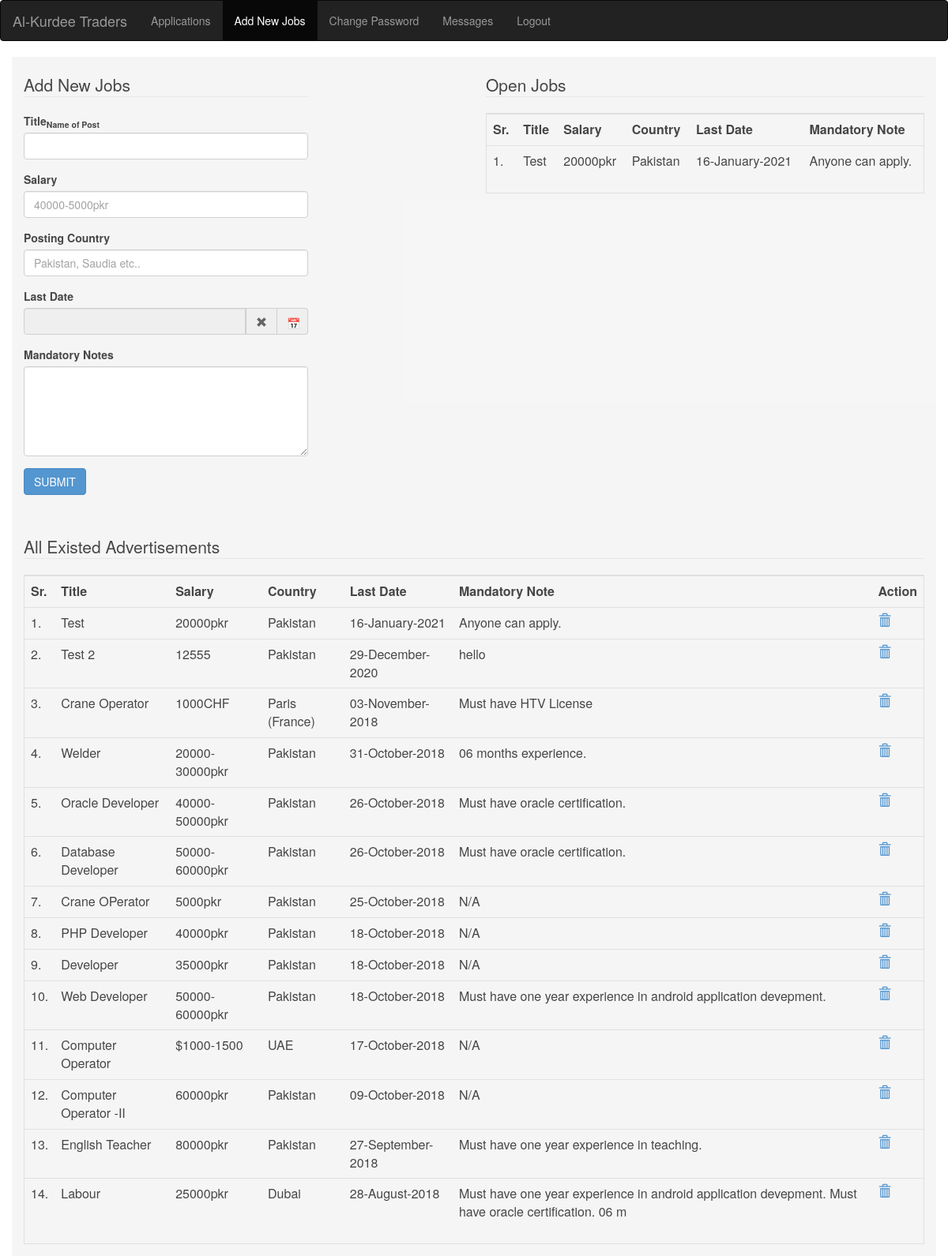
The page /add_job.php (signed in) on the database its author committed.
### tables this page shows
CREATE TABLE `job` (
  `title` varchar(50) NOT NULL,
  `salary` varchar(15) NOT NULL,
  `country` varchar(15) NOT NULL,
  `l_date` date NOT NULL,
  `note` varchar(100) NOT NULL,
  `j_id` int(11) NOT NULL
);

### add_job.php (the view, shortened to what this page needs)
<?php include "connection.php";
						 if (!isset($_SESSION['login'])){
							 header('Location: index.php');
							}
								else{
?>
<html lang="en">
<head>
  <link rel="stylesheet" href="https://maxcdn.bootstrapcdn.com/bootstrap/3.3.7/css/bootstrap.min.css">
  <link href="assets/bootstrap.min.css" rel="stylesheet" media="screen">
  <link href="assets/bootstrap-datetimepicker.min.css" rel="stylesheet" media="screen">
</head>
<body>
<nav class="navbar navbar-inverse">
  <div class="container-fluid">
    <div class="navbar-header">
      <a class="navbar-brand" >Al-Kurdee Traders</a>
    </div>
    <div class="collapse navbar-collapse" id="myNavbar">
      <ul class="nav navbar-nav">
        <li ><a href="validate.php">Applications</a></li>
        <li class="active">
          <a href="add_job.php">Add New Jobs</a>
        </li>
        <li class="dropdown">
          <a href="pass.php">Change Password</a>
        </li>
		<li class="dropdown">
          <a href="teext.php">Messages</a>
        </li>
		<li class="dropdown">
          <a href="logout.php">Logout</a>
        </li>
    </div>
  </div>
</nav>
				 <div class="container" style="background:#f5f5f5; opacity:0.9;">
				 <div class="row">
				 <div class="col-md-4">
							<form method="POST" >
								<div class="form-group">
									<fieldset class="form-group">
										<legend >Add New Jobs</legend>
							<div class="form-group">
							<label>Title<sub>Name of Post</sub></label>
							<input placeholder="" class="form-control"  type="text" id="c_name" name="title" autocomplete="off" required >
							</div>
							<div class="form-group">
							<label>Salary</label>
							<input placeholder="40000-5000pkr" class="form-control"  type="text"  name="salary" autocomplete="off" required >
							</div>
							<div class="form-group">
							<label>Posting Country</label>
							<input placeholder="Pakistan, Saudia etc.." class="form-control"  type="text"  name="country" autocomplete="off" required >
							</div>
							<div class="form-group">
								<label >Last Date</label>
								<div class="input-group date form_date " data-date="" data-date-format="dd MM yyyy" data-link-field="dtp_input2" data-link-format="yyyy-mm-dd" required>
								<input class="form-control" id="join_date" type="text" name="l_date" value="" readonly>
								<span class="input-group-addon"><span class="glyphicon glyphicon-remove"></span></span>
								<span class="input-group-addon"><span class="glyphicon glyphicon-calendar"></span></span>
								</div>
								</div>
							<div class="form-group">
													<label >Mandatory Notes</label>
													<textarea class="form-control" rows="5" name="notes" id="address"></textarea>
												</div>
							<div class="form-group">
													<input type="submit" class="btn btn-primary" name="ok" value="SUBMIT"></input>
												</div>
								</div>
							</form>
				 </div>
				  <div class="col-md-2"></div>
				 <div class="col-md-6">
				 <fieldset class="form-group">
					<legend>Open Jobs</legend>
					<div class="table-responsive table-bordered">
					<table class="table">
					<th>Sr.</th>
					<th>Title</th>
					<th>Salary</th>
					<th>Country</th>
					<th>Last Date</th>
					<th>Mandatory Note</th>
					<?php
							$sr=0;
							$sql1="select * from job WHERE l_date > CURDATE()  ORDER BY l_date Desc";
							$result=mysqli_query($con, $sql1);
							while($row = mysqli_fetch_assoc($result)){	$sr++;
					?>
					<tr>
						<td><?php echo $sr.'.'; ?></td>
						<td><?php echo $row['title']; ?></td>
						<td><?php echo $row['salary']; ?></td>
						<td><?php echo $row['country']; ?></td>
						<td><?php echo (date('d-F-Y',strtotime($row["l_date"]))); ?></td>
						<td><?php echo $row['note']; ?></td>
					</tr>
					<?php
							}
					?>
					</table>
					</div>
				 </div>
				 </div>
					<fieldset class="form-group">
					<legend>All Existed Advertisements</legend>
					<div class="table-responsive table-bordered">
					<table class="table">
					<th>Sr.</th>
					<th>Title</th>
					<th>Salary</th>
					<th>Country</th>
					<th>Last Date</th>
					<th>Mandatory Note</th>
					<th>Action</th>
					<?php	$sr=0;
							$sql1="select * from job  ORDER BY l_date Desc";
							$result=mysqli_query($con, $sql1);
							while($row = mysqli_fetch_assoc($result)){	$sr++;
					?>
					<tr>
						<td><?php echo $sr.'.'; ?></td>
						<td><?php echo $row['title']; ?></td>
						<td><?php echo $row['salary']; ?></td>
						<td><?php echo $row['country']; ?></td>
						<td><?php echo (date('d-F-Y',strtotime($row["l_date"]))); ?></td>
						<td><?php echo $row['note']; ?></td>
						<td><a href='add_job.php?id="<?php echo $row['j_id'] ?>"' name="delete"  data-toggle='tooltip' <span class='glyphicon glyphicon-trash'></span></a></td>
					</tr>
							<?php
							}
					?>
					</table>
					</div>
					</fieldset>
				</div>
</body>
</html>
<?php
								}
								?>

### rows shown on the page
job: title "Test", salary "20000pkr", country "Pakistan", l_date "16-January-2021", note "Anyone can apply."
job: title "Test 2", salary "12555", country "Pakistan", l_date "29-December-2020", note "hello"
job: title "Crane Operator", salary "1000CHF", country "Paris (France)", l_date "03-November-2018", note "Must have HTV License"
job: title "Welder", salary "20000-30000pkr", country "Pakistan", l_date "31-October-2018", note "06 months experience."
job: title "Oracle Developer", salary "40000-50000pkr", country "Pakistan", l_date "26-October-2018", note "Must have oracle certification."
job: title "Database Developer", salary "50000-60000pkr", country "Pakistan", l_date "26-October-2018", note "Must have oracle certification."
job: title "Crane OPerator", salary "5000pkr", country "Pakistan", l_date "25-October-2018", note "N/A"
job: title "PHP Developer", salary "40000pkr", country "Pakistan", l_date "18-October-2018", note "N/A"
job: title "Developer", salary "35000pkr", country "Pakistan", l_date "18-October-2018", note "N/A"
job: title "Web Developer", salary "50000-60000pkr", country "Pakistan", l_date "18-October-2018", note "Must have one year experience in android application devepment."
job: title "Computer Operator", salary "$1000-1500", country "UAE", l_date "17-October-2018", note "N/A"
job: title "Computer Operator -II", salary "60000pkr", country "Pakistan", l_date "09-October-2018", note "N/A"
job: title "English Teacher", salary "80000pkr", country "Pakistan", l_date "27-September-2018", note "Must have one year experience in teaching."
job: title "Labour", salary "25000pkr", country "Dubai", l_date "28-August-2018", note "Must have one year experience in android application devepment. Must have oracle certification. 06 m"
